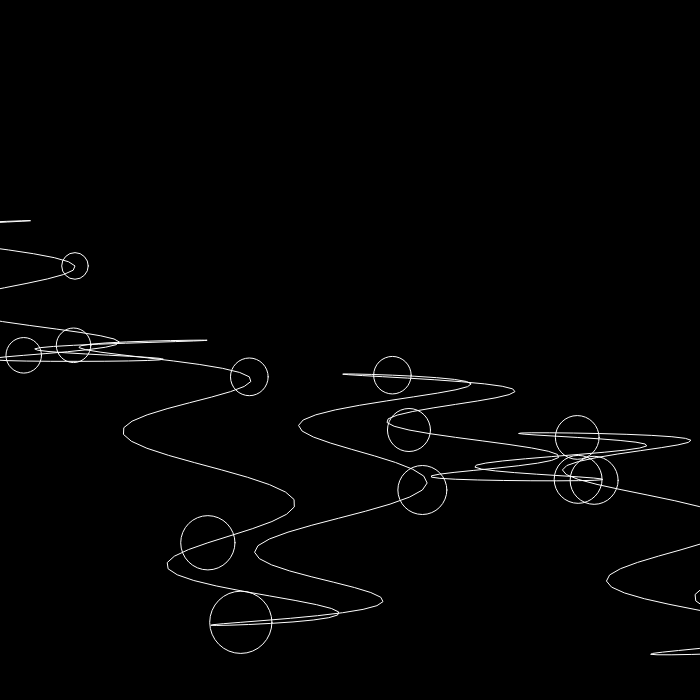
Frame 1 (no input)
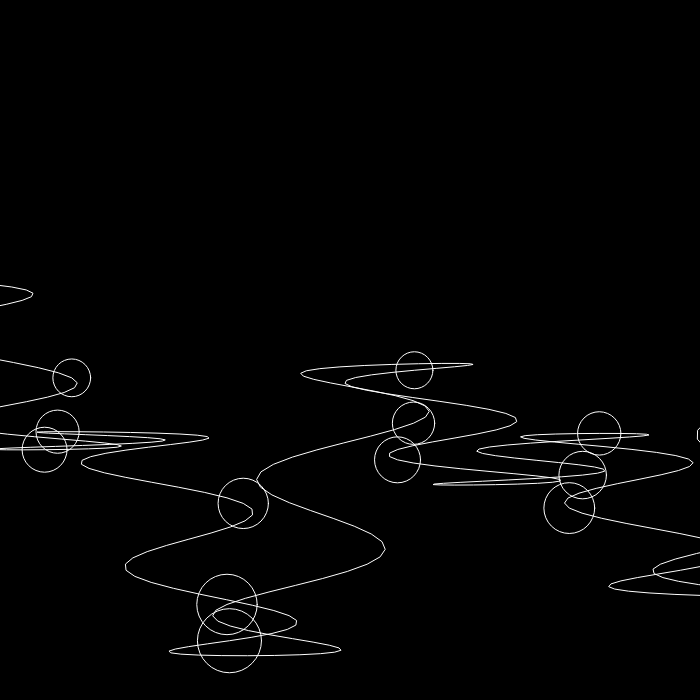
Frame 60 (no input)
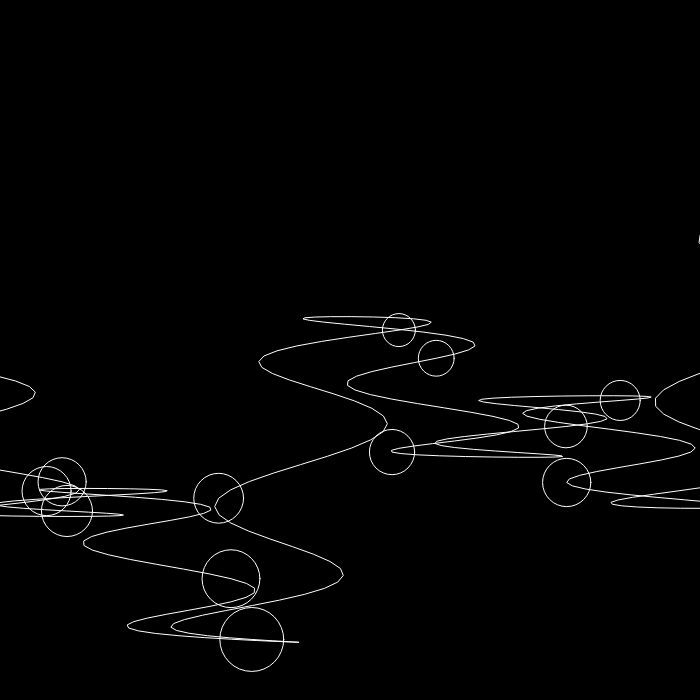
Frame 120 (the mouse pressed at the canvas centre since frame 60)

The p5.js sketch that drew these frames (run headless with seeded random() and noise() and a simulated clock; from frame 60 on, the mouse is pressed at the canvas centre):

// p5.js sketch
// ── sketch.js
const WP_WIDTH = 700;
const WP_HEIGHT = 400;
const NUM_POINTS = 300;

let amplitude = 75;
let freq = 3.1;
let phase = 0;
let t = 0;
const tOff = 0.001;

let minY, maxY;


function setup() {
  createCanvas(WP_WIDTH, WP_WIDTH);   
  colorMode(HSB);
  background(0);

  noFill();
  stroke(100,1);
  strokeWeight(1);
  //fill(100, 0.01);

  minY = 10000;
  maxY = 0;

  for(let i = 0; i < NUM_POINTS+1; i++) {
    let amp = amplitude;    
    const y = fSin(i, amp);

    if(y < minY)
      minY = y;

    if(y > maxY)
      maxY = y;   
  }

  console.log(minY, maxY);
}

function draw() {
  background(0)

  const distance = WP_WIDTH/NUM_POINTS;
  beginShape();
  for(let i = -100; i < NUM_POINTS+100; i++) {   
    const x = i*distance + cos(i/3-phase/2)*75;
    const y = fSin(i, amplitude);
    vertex(x, y); 
    if(i%25 == 0) {
      //fill(map(y,minY, maxY, 0, 360), 100,100);
      ellipse(x,y,y/10);
    }
    noFill();

  }
  endShape();

  phase+=0.01;
  t+=tOff;

}

function fSin(x, amp) {
  let a = map(x, 0, NUM_POINTS+1, 0, TWO_PI);
  return amp*sin(a*freq + phase) + 
  amp*2*sin(a*freq/10 + phase) - 
  amp*1.3*cos(a*freq/2+ phase+100) + 
  height/2;
}
